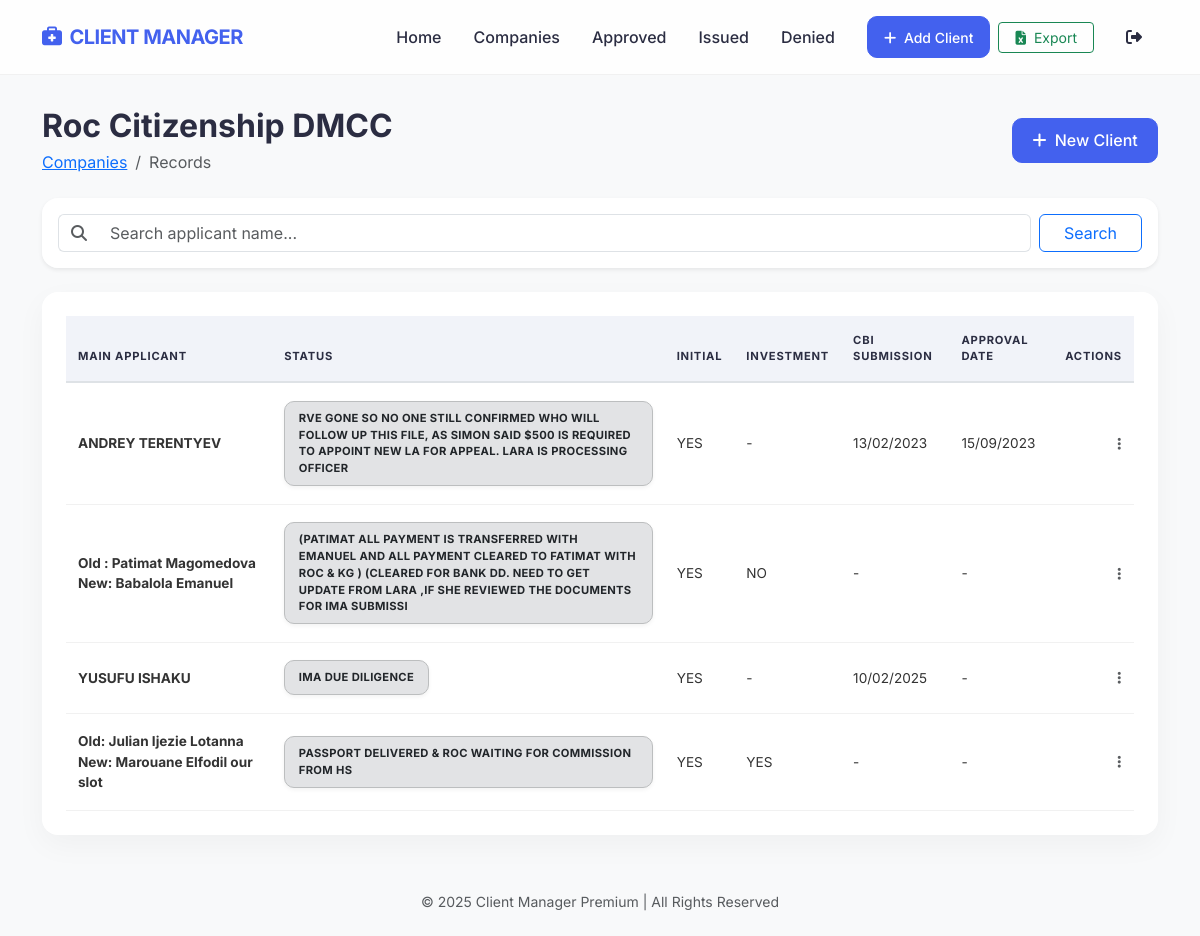
Page /companies/Roc Citizenship DMCC/ (signed in) on the committed database.
### clients/models.py (models this page shows, shortened)
class Client(models.Model):
    COMPANY_CHOICES = [
        ('Roc Citizenship DMCC', 'Roc Citizenship DMCC'),
        ('Greeth Brookes', 'Greeth Brookes'),
        ('Passport Gate', 'Passport Gate'),
        ('Citizenship Invest DMCC', 'Citizenship Invest DMCC'),
        ('KG', 'KG'),
        ('TFG', 'TFG'),
        ('Mirka', 'Mirka'),
        ('Sparco', 'Sparco'),
        ('Winvested', 'Winvested'),
        ('Others', 'Others'),
    ]
    company = models.CharField(max_length=255, choices=COMPANY_CHOICES)
    other_company = models.CharField(max_length=255, null=True, blank=True)
    main_applicant = models.CharField(max_length=255)
    status = models.CharField(max_length=500, null=True, blank=True, default='Current')
    initial_payment = models.CharField(max_length=20, null=True, blank=True)
    investment = models.CharField(max_length=20, null=True, blank=True)
    local_agent = models.CharField(max_length=255, null=True, blank=True)
    gcbl_no = models.CharField(max_length=100, null=True, blank=True)
    cbi_submission_date = models.DateField(null=True, blank=True)
    approval_date = models.DateField(null=True, blank=True)
    fm = models.CharField(max_length=255, null=True, blank=True)
    status_notes = models.TextField(null=True, blank=True)
    is_deleted = models.BooleanField(default=False)
    created_at = models.DateTimeField(auto_now_add=True)

### clients/views.py (the view)
# urls.py: path('companies/<str:company_name>/', views.company_detail, name='company_detail'),
@login_required
def company_detail(request, company_name):
    query = request.GET.get('q')
    clients = Client.objects.filter(company=company_name, is_deleted=False)
    if query:
        clients = clients.filter(main_applicant__icontains=query)
    return render(request, 'company_detail.html', {
        'clients': clients,
        'company_name': company_name,
    })

### templates/company_detail.html (shortened to what this page needs)
{% extends 'base.html' %}
{% block content %}
<div class="d-flex flex-column flex-md-row justify-content-between align-items-md-center mb-4 gap-3">
    <div>
        <h2 class="fw-bold mb-1">{{ company_name }}</h2>
        <nav aria-label="breadcrumb">
            <ol class="breadcrumb mb-0">
                <li class="breadcrumb-item"><a href="{% url 'company_list' %}">Companies</a></li>
                <li class="breadcrumb-item active" aria-current="page">Records</li>
            </ol>
        </nav>
    </div>
    <div class="d-flex gap-2">
        <a href="{% url 'client_create' %}?company={{ company_name }}" class="btn btn-primary">
            <i class="fas fa-plus me-1"></i> New Client
        </a>
    </div>
</div>
<div class="card border-0 shadow-sm mb-4">
    <div class="card-body py-3">
        <form method="GET" class="d-flex gap-2">
            <div class="input-group flex-grow-1">
                <span class="input-group-text bg-white border-end-0">
                    <i class="fas fa-search text-muted"></i>
                </span>
                <input type="text" name="q" class="form-control border-start-0" placeholder="Search applicant name..."
                    value="{{ request.GET.q }}">
            </div>
            <button type="submit" class="btn btn-outline-primary px-4">Search</button>
        </form>
    </div>
</div>
<div class="table-container fade-in">
    <div class="table-responsive">
        <table class="table table-hover mb-0">
            <thead>
                <tr>
                    <th>Main Applicant</th>
                    <th>Status</th>
                    <th>Initial</th>
                    <th>Investment</th>
                    <th>CBI Submission</th>
                    <th>Approval Date</th>
                    <th class="text-end">Actions</th>
                </tr>
            </thead>
            <tbody>
                {% for client in clients %}
                <tr>
                    <td>
                        <div class="fw-bold">{{ client.main_applicant }}</div>
                    </td>
                    <td><span class="badge-status status-default">{{ client.status }}</span></td>
                    <td>{{ client.initial_payment|default:"-" }}</td>
                    <td>{{ client.investment|default:"-" }}</td>
                    <td>{{ client.cbi_submission_date|date:"d/m/Y"|default:"-" }}</td>
                    <td>{{ client.approval_date|date:"d/m/Y"|default:"-" }}</td>
                    <td class="text-end">
                        <div class="dropdown">
                            <button class="btn btn-link btn-sm p-0" type="button" data-bs-toggle="dropdown">
                                <i class="fas fa-ellipsis-v text-muted"></i>
                            </button>
                        </div>
                    </td>
                </tr>
                {% empty %}
                <tr>
                    <td colspan="7" class="text-center py-5 text-muted">No records found for this company.</td>
                </tr>
                {% endfor %}
            </tbody>
        </table>
    </div>
</div>
{% endblock %}

### templates/base.html (style rules this page uses)
:root { --primary-color: #4361ee; --secondary-color: #3f37c9; --accent-color: #4895ef; --bg-color: #f8f9fa; --card-bg: rgba(255, 255, 255, 0.9); --text-main: #2b2d42; --text-muted: #5e6a7e; }
body { font-family: 'Inter', sans-serif; background-color: var(--bg-color); color: var(--text-main); min-height: 100vh; display: flex; flex-direction: column; }
.btn-primary { background-color: var(--primary-color); border-color: var(--primary-color); font-weight: 500; padding: 0.6rem 1.2rem; border-radius: 10px; transition: all 0.3s ease; }
.card { border: none; border-radius: 16px; box-shadow: 0 10px 30px rgba(0, 0, 0, 0.04); background: var(--card-bg); transition: transform 0.3s ease; }
.table-container { background: white; border-radius: 16px; padding: 1.5rem; box-shadow: 0 10px 30px rgba(0, 0, 0, 0.04); overflow: hidden; }
.table thead th { font-weight: 700; color: var(--text-main); text-transform: uppercase; font-size: 0.7rem; letter-spacing: 0.05rem; background-color: #f1f3f9; border-top: none; border-bottom: 2px solid #dee2e6; padding: 1rem 0.75rem; }
.table td { vertical-align: middle; font-size: 0.85rem; color: #333; padding: 1.1rem 0.75rem; border-bottom: 1px solid #f1f1f1; }
.badge-status { padding: 0.5rem 0.85rem; border-radius: 10px; font-weight: 700; font-size: 0.7rem; display: inline-block; text-transform: uppercase; letter-spacing: 0.02rem; box-shadow: 0 2px 4px rgba(0, 0, 0, 0.05); }
.status-default { background-color: #e2e3e5; color: #212529; border: 1px solid #bcbebf; }
.fade-in { animation: fadeIn 0.5s ease forwards; }

### rows in the picture
Client: main_applicant "ANDREY TERENTYEV", status "RVE GONE SO NO ONE STILL CONFIRMED WHO WILL FOLLOW UP THIS FILE, AS SIMON SAID $500 IS REQUIRED TO APPOINT NEW LA FOR APPEAL. LARA IS PROCESSING OFFICER", initial_payment "YES", investment "-", cbi_submission_date "13/02/2023", approval_date "15/09/2023"
Client: main_applicant "Old : Patimat Magomedova New: Babalola Emanuel", status "(PATIMAT ALL PAYMENT IS TRANSFERRED WITH EMANUEL AND ALL PAYMENT CLEARED TO FATIMAT WITH ROC & KG ) (CLEARED FOR BANK DD. NEED TO GET UPDATE FROM LARA ,IF SHE REVIEWED THE DOCUMENTS FOR IMA SUBMISSI", initial_payment "YES", investment "NO", cbi_submission_date "-", approval_date "-"
Client: main_applicant "YUSUFU ISHAKU", status "IMA DUE DILIGENCE", initial_payment "YES", investment "-", cbi_submission_date "10/02/2025", approval_date "-"
Client: main_applicant "Old: Julian Ijezie Lotanna New: Marouane Elfodil our slot", status "PASSPORT DELIVERED & ROC WAITING FOR COMMISSION FROM HS", initial_payment "YES", investment "YES", cbi_submission_date "-", approval_date "-"

### other values in the picture
{{ company_name }} "Roc Citizenship DMCC"
